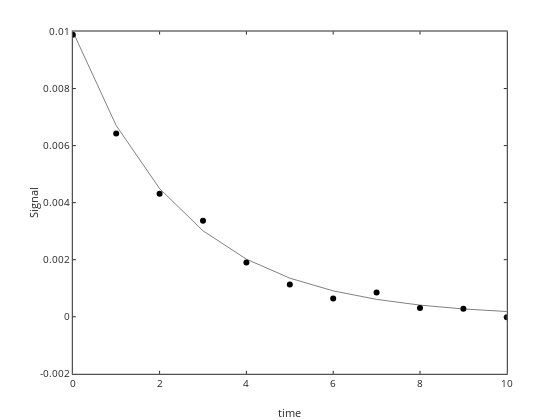

Notebook source saved alongside this figure:
### Markdown cell above
# Linear Regression (review)

 - linear models have the form
 
 $$ y= \beta_1 X_1 + \beta_2 X_2 + ... + \beta_n X_n$$
 
 - it is linear in the parameters (not necessarily in $X$)  
 - X can be transformation of the independent variable ($x$).  We did an example of $x^2$, but could be $\sin(x)$ or $\log(x)$ or whatever.  ($X$ can't be a function of $x$ and $y$ though, the only variable term in the expression for each $X$ must be $x$)
 - nonlinear models are everthing else
 - let's do an example with the first order decay equation
 
 $$ N = N_0 e^{-kt} $$
 
  - let's assume an initial concentration of 0.01 M and a rate constant of 0.4 s$^{-1}$

### Code cell
%plot -s 600,600 -f 'svg'

% define the variables and constants
N0=0.01; k=0.4; t=0:1:10;

% define the function.  remember the anonymous function from Lecture 1?
firstorderdecay = @(t,N0,k) (N0.*exp(-k*t));

%calculate N as a function of time
N=firstorderdecay(t,N0,k); Nnoerror=N;

%plot it
plot(t,N,'ko')

%let's add some noise
err=0.02*max(N);
N=N+err*randn(1,length(N));

%plot with error
plot(t,N,'ko',t,Nnoerror,'k-')
xlabel('time'); ylabel('Signal')

### Figure 1 — Plotly figure (JSON) as saved in the notebook; plotly's stock layout.template omitted (floating-point values rounded to 4 significant figures)
{"data": [{"line": {"color": "rgb(0, 0, 0)", "width": 0.5}, "marker": {"color": "rgb(0, 0, 0)", "line": {"color": "rgb(0, 0, 0)"}, "size": 6, "symbol": "circle"}, "mode": "markers", "name": "", "showlegend": false, "type": "scatter", "visibility": true, "x": [0, 1, 2, 3, 4, 5, 6, 7, 8, 9, 10], "xaxis": "x", "y": [0.009883, 0.006421, 0.00431, 0.003365, 0.001904, 0.001127, 0.0006396, 0.0008543, 0.0003103, 0.0002777, -1.324e-05], "yaxis": "y"}, {"line": {"color": "rgb(0, 0, 0)", "dash": "solid", "width": 0.5}, "marker": {"color": "rgb(0, 0, 0)", "line": {"color": "rgb(0, 0, 0)"}, "size": 6, "symbol": "none"}, "mode": "lines", "name": "", "showlegend": false, "type": "scatter", "visibility": true, "x": [0, 1, 2, 3, 4, 5, 6, 7, 8, 9, 10], "xaxis": "x", "y": [0.01, 0.006703, 0.004493, 0.003012, 0.002019, 0.001353, 0.0009072, 0.0006081, 0.0004076, 0.0002732, 0.0001832], "yaxis": "y"}], "layout": {"height": 420, "hovermode": "closest", "margin": {"b": 0, "l": 0, "r": 0, "t": 0}, "plot_bgcolor": "rgba(0, 0, 0, 0)", "showlegend": false, "width": 560, "xaxis": {"anchor": "y", "autorange": false, "domain": [0.13, 0.905], "exponentformat": "none", "gridcolor": "rgba(38,38,38,0.15)", "gridwidth": 1, "linecolor": "rgb(38,38,38)", "linewidth": 1, "mirror": "ticks", "range": [0, 10], "showgrid": false, "showline": true, "side": "bottom", "spikedash": "solid", "spikemode": "across", "spikesides": false, "spikethickness": 1, "tickangle": 0, "tickcolor": "rgb(38,38,38)", "tickfont": {"color": "rgb(38,38,38)", "size": 10}, "ticklen": 3, "ticks": "inside", "ticktext": ["0", "2", "4", "6", "8", "10"], "tickvals": [0, 2, 4, 6, 8, 10], "title": {"font": {"color": "rgb(38,38,38)", "size": 11}, "text": "time"}, "type": "linear", "visible": true, "zeroline": false}, "yaxis": {"anchor": "x", "autorange": false, "domain": [0.11, 0.925], "exponentformat": "none", "gridcolor": "rgba(38,38,38,0.15)", "gridwidth": 1, "linecolor": "rgb(38,38,38)", "linewidth": 1, "mirror": "ticks", "range": [-0.002, 0.01], "showgrid": false, "showline": true, "side": "left", "spikedash": "solid", "spikemode": "across", "spikesides": false, "spikethickness": 1, "tickangle": 0, "tickcolor": "rgb(38,38,38)", "tickfont": {"color": "rgb(38,38,38)", "size": 10}, "ticklen": 3, "ticks": "inside", "ticktext": ["-0.002", "0", "0.002", "0.004", "0.006", "0.008", "0.01"], "tickvals": [-0.002, 0, 0.002, 0.004, 0.006, 0.008, 0.01], "title": {"font": {"color": "rgb(38,38,38)", "size": 11}, "text": "Signal"}, "type": "linear", "visible": true, "zeroline": false}}}
